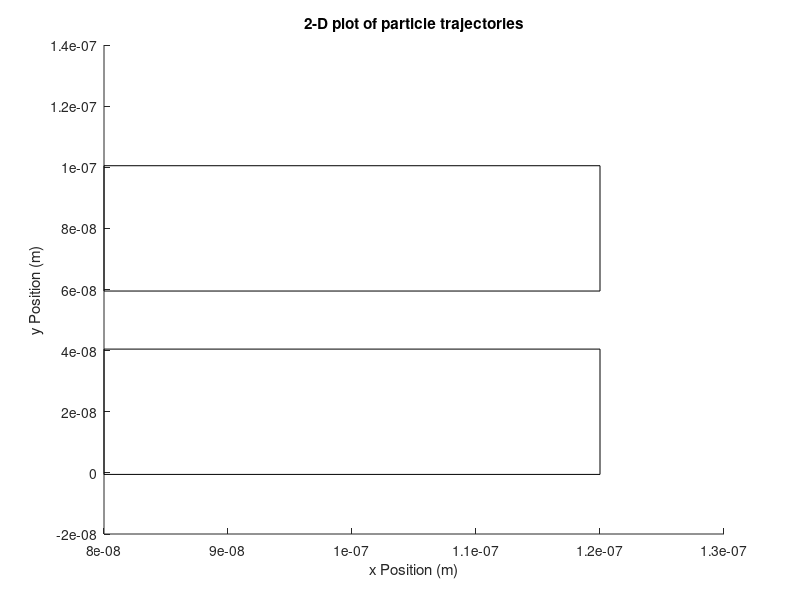

This chart was generated by the following MATLAB code: (Note: this script raises an error after producing the figure.)
clear all
clc

close all

global thermalVelo
global tstep
global setting

%setting=1;% Electron Density map
setting=2;% 1  particle trajectories
%setting=3;% tempature map
%setting=5;%Electron Density map and tempature map
%setting=4;%test
totaltemp=0;

watchplot=false;
pausetime=0.001;
currentposplot=false;
mass=0.26*9.1093*10^(-31);
kbolts=1.380*10^(-23);
T=300;
thermalVelo=(kbolts*T/mass)^(0.5);



tstep=1e-9/thermalVelo/8;

Nt=0;



if(setting==2)

boxes(1,1)=100e-9;%x
boxes(1,2)=20e-9;%y
boxes(1,3)=41e-9;%hight
boxes(1,4)=40e-9;%width

boxes2(1,1)=100e-9;%x
boxes2(1,2)=80e-9;%y
boxes2(1,3)=41e-9;%hight
boxes2(1,4)=40e-9;%width

watchplot=true;
numelec=20000;
figure(6)
xlabel('x Position (m)')
ylabel('y Position (m)')
title('2-D plot of particle trajectories')

hold on

end

if(setting==4|setting==1|setting==3)
    


boxes(2,1)=100e-9;%x
boxes(2,2)=20e-9;%y
boxes(2,3)=41e-9;%hight
boxes(2,4)=40e-9;%width

boxes2(1,1)=100e-9;%x
boxes2(1,2)=80e-9;%y
boxes2(1,3)=41e-9;%hight
boxes2(1,4)=40e-9;%width

numelec=20000;

if (setting==4)
currentposplot=true;
end

hold on

numelec=20000;

end




% boxes(1,1)=100e-9;%x
% boxes(1,2)=50e-9;%y
% boxes(1,3)=40e-9;%hight
% boxes(1,4)=40e-9;%width
% 
% boxes(2,1)=30e-9;%x
% boxes(2,2)=30e-9;%y
% boxes(2,3)=20e-9;%hight
% boxes(2,4)=20e-9;%width


xwatch=1:10;

plotnum=length(xwatch);

color_map=hsv(plotnum);

if(watchplot)
    
    for h=1:length(boxes(:,2))       
        plot([boxes(h,1)-boxes(h,4)/2 boxes(h,1)-boxes(h,4)/2 boxes(h,1)+boxes(h,4)/2 boxes(h,1)+boxes(h,4)/2 boxes(h,1)-boxes(h,4)/2 ],[boxes(h,2)+boxes(h,3)/2 boxes(h,2)-boxes(h,3)/2 boxes(h,2)-boxes(h,3)/2 boxes(h,2)+boxes(h,3)/2 boxes(h,2)+boxes(h,3)/2],'k')
   
    end
   
    for h=1:length(boxes2(:,2))       
        plot([boxes2(h,1)-boxes2(h,4)/2 boxes2(h,1)-boxes2(h,4)/2 boxes2(h,1)+boxes2(h,4)/2 boxes2(h,1)+boxes2(h,4)/2 boxes2(h,1)-boxes2(h,4)/2 ],[boxes2(h,2)+boxes2(h,3)/2 boxes2(h,2)-boxes2(h,3)/2 boxes2(h,2)-boxes2(h,3)/2 boxes2(h,2)+boxes2(h,3)/2 boxes2(h,2)+boxes2(h,3)/2],'k')
   
   end
    
end




watchstep=8;

for i=1:numelec

    
electrons(i,:)=createElectron(boxes,boxes2,thermalVelo);


end

for k=1:length(xwatch)
    paths(1,k*2-1)=electrons(xwatch(k),1);
    paths(1,k*2)= electrons(xwatch(k),2);
end



for t=1:8000
    
    electrons=moveElectrons(electrons,boxes,boxes2);
    
    
    
    
   
    
    
    
    
   if(currentposplot)
    
   
   
   
   
   figure(1)
   plot(electrons(:,1),electrons(:,2),'o')
   xlim([-10e-9 210e-9])
   ylim([-10e-9 110e-9])
   
   
               
   
   hold on
   for h=1:length(boxes(:,2))       
   plot([boxes(h,1)-boxes(h,4)/2 boxes(h,1)-boxes(h,4)/2 boxes(h,1)+boxes(h,4)/2 boxes(h,1)+boxes(h,4)/2 boxes(h,1)-boxes(h,4)/2 ],[boxes(h,2)+boxes(h,3)/2 boxes(h,2)-boxes(h,3)/2 boxes(h,2)-boxes(h,3)/2 boxes(h,2)+boxes(h,3)/2 boxes(h,2)+boxes(h,3)/2])
   
   end
   
   for h=1:length(boxes2(:,2))       
        plot([boxes2(h,1)-boxes2(h,4)/2 boxes2(h,1)-boxes2(h,4)/2 boxes2(h,1)+boxes2(h,4)/2 boxes2(h,1)+boxes2(h,4)/2 boxes2(h,1)-boxes2(h,4)/2 ],[boxes2(h,2)+boxes2(h,3)/2 boxes2(h,2)-boxes2(h,3)/2 boxes2(h,2)-boxes2(h,3)/2 boxes2(h,2)+boxes2(h,3)/2 boxes2(h,2)+boxes2(h,3)/2],'k')
   
   end
   
   hold off
   
    

   
   end
   
   if(watchplot)
        
        if (mod(t,watchstep)==0)
            
            for k=1:length(xwatch)


                paths(2,k*2-1)=paths(1,k*2-1);
                paths(2,k*2)= paths(1,k*2);

                paths(1,k*2-1)=electrons(xwatch(k),1);
                paths(1,k*2)=electrons(xwatch(k),2);



            end
        
            for k=1:length(xwatch)
                
              if (abs(paths(1,k*2-1) -paths(2,k*2-1) )<20e-9)
                 
%                 figure(5)
%                 hold on
                plot(paths(:,k*2-1),paths(:,k*2),'-','Color',color_map(k,:))
                xlim([0e-9 200e-9])
                ylim([0e-9 100e-9])
               
%                 hold off

              end
              

            end
            
%        
            
            pause(0.01)
        end
        
    end
  
end


if(setting==1|setting==5)
        
        X(:,1)=electrons(:,1);
        X(:,2)=electrons(:,2);

        figure(10)
        hist3(X,'Nbins',[50 50],'CDataMode','auto');
        title('Electron density map (electons per box)')
        xlabel('x Position (m)')
        ylabel('y Position (m)')
        caxis([0 20])
        colorbar
        view(0,90)

        
end


if(setting==3|setting==5)
        
   Temp_density(electrons);
    
    
end
    
    